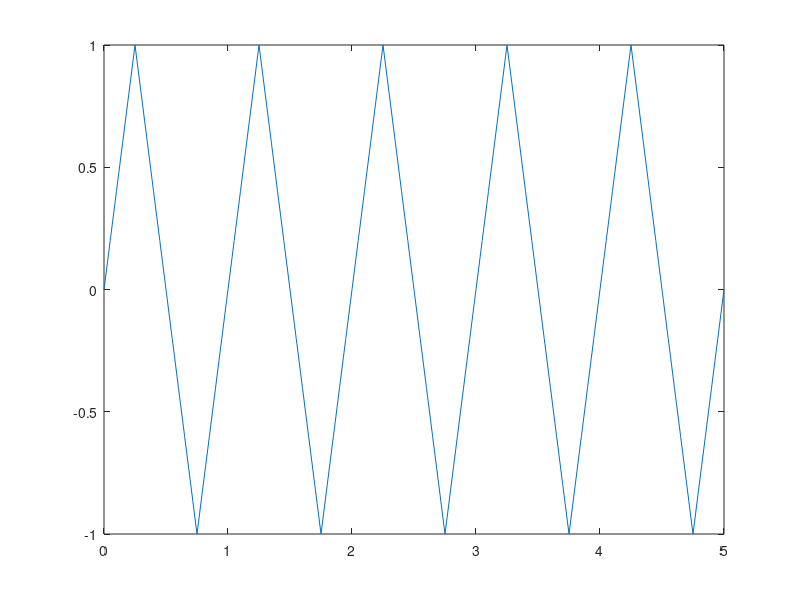

Here is the MATLAB script that generated this plot: (Note: this script raises an error after producing the figure.)
T = 1;
Ta = 0.05;
t = 0:Ta:5;

y = sawtooth(2*pi*t+pi/2,0.5);
figure(1)
plot(t,y);

[X,f] = Espetro(y,Ta);
figure(2)
plot(f,abs(X))